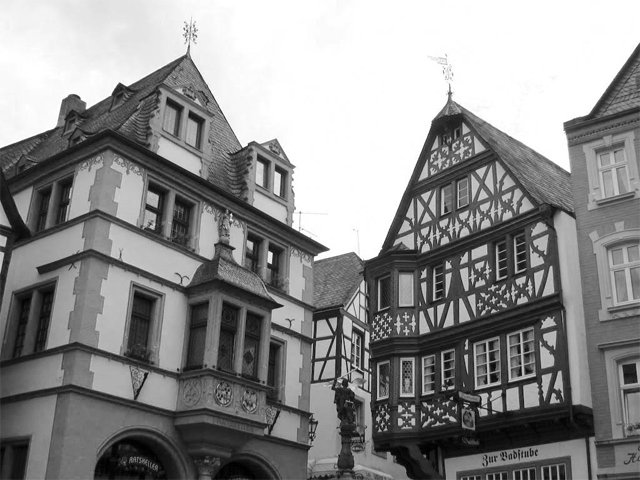
#> input picture Pixels Based/Python_version/ville.png, 640 x 480 px
$ python -i PixelBased.py   (imports and definitions only)   (Python 2 division)
#> lines starting #> are read from the running program, lines starting #| are printed output that depends on the picture; after the words box and inside, x2 and y2 are one past the last pixel; in counts of white or black regions, pixels touching at a corner belong together
### Pixels Based/Python_version/affichage.py
from random import random

import matplotlib.pyplot as plt
from matplotlib import gridspec

gs = gridspec.GridSpec(3,2)

plt.figure(figsize=(10,10))
plt.subplots_adjust(
    bottom =0.05,top = 0.95,
    left  = 0.05 ,right = 0.95,
    wspace = 0.2,hspace = 0.3)

ax1 = plt.subplot(gs[2,:])
ax2 = plt.subplot(gs[:2,0])
ax3 = plt.subplot(gs[:2,1])

x = range(255)

def affh(h1,s):
 x = range(len(h1))
 for i in range(0,s):
  ax1.axvline(i, linewidth=6, color='black')

 ax1.set_xlim(0,255)
 ax1.set_ylim(0,max(h1)+max(h1)/100)


 ax1.plot(x,h1,linewidth=4,color='#ff4444')

 ax1.axvline(s,linestyle='dashed',linewidth=6,color='#00ff7f')

 ax1.set_title('histogramme : '+' ( seuille='+str(s)+')', color='#00ff00',fontsize=18,fontweight='bold')

 plt.show()

# [28 lines left out: function affh_multis, not called in this run]
 #plt.legend()


def afficheImage(img1,img2):
    ax2.imshow(img1,cmap='gray', vmin = 0, vmax = 255,aspect='auto')
    ax2.set_title('image avant',color='#00ff00',fontsize=18,fontweight='bold')

    ax3.imshow(img2,cmap='gray', vmin = 0, vmax = 255,aspect='auto')
    ax3.set_title('image apres',color='#00ff00',fontsize=18,fontweight='bold')

### Pixels Based/Python_version/PixelBased.py
import Image
import affichage
import cv2
import sys

def binarisation(s,img):
    pixels = list(img.getdata())
    for i in range(len(pixels)):
        if pixels[i]<=s :
         pixels[i]=0
        else:
         pixels[i]=255

    img1 = Image.new('L', img.size)
    img1.putdata(pixels)
    return img1


def hisogramme (img):
    global n,h,pixels
    pixels = list(img.getdata())
    n=len(pixels)
    for i in range(len(pixels)):
        h[pixels[i]] += 1

    return h

def calculedeP():
  global p,h,n
  for i in range(len(h)) :
      p[i]=(float(h[i])/float(n))

def W(deb,fin):
    somme=0.0
    for i in range(deb,fin):
      somme+=p[i]

    return somme

def U(deb, fin):
    u=0.0
    wa=W(deb,fin)

    if wa==0.0 :return 0

    for i in range(deb,fin):
      u+=(i*p[i])

    return u/wa

def var(deb,fin):
   return W(deb,fin)*((U(deb,fin)-UT)**2)


n=0
h = [0.0] * 256
p=[0.0] * 256
UT=0.0
def otsu(img):
 global UT

 hisogramme (img)

 calculedeP()
 UT = 0.0
 for i in range(len(h)):
  UT+=i*p[i]

 s=1
 maxvar=0

 for i in range(1,256):
   sver=(var(0,i)+var(i,256))
   if(sver>=maxvar ):
       maxvar=sver
       s=i

 return s-1
# [49 lines left out: functions otsu1, threshold, histo_ranges, not called in this run]

def otsu_method ( lien ):
#> called with lien = 'ville.png'
    img = Image.open(lien).convert('L')
#> img is the input picture: PIL image 640x480 L; min 0, max 255, mean 141.3
    img1 = cv2.imread(lien, 0)
    seuil_de_cv, imgf = cv2.threshold(img1, 0, 255, cv2.THRESH_BINARY + cv2.THRESH_OTSU)
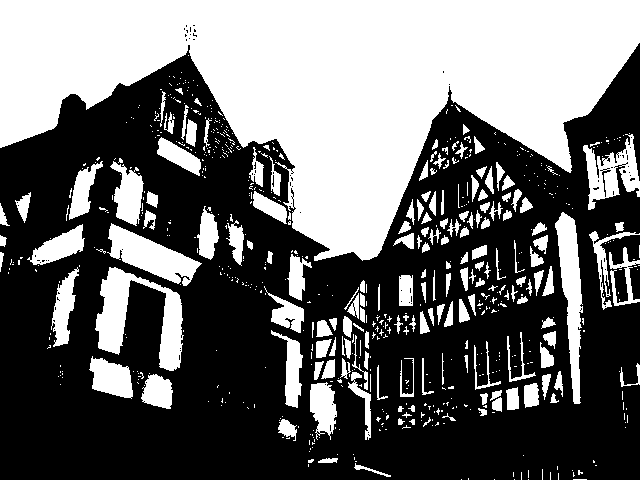
#> imgf: shape (480, 640); 41.7% white; 693 white regions (517 under 20 px), largest, box (x1, y1, x2, y2) and area: (0, 0, 640, 261) 87952, (95, 267, 184, 371) 3817, (555, 212, 583, 404) 2656
#> seuil_de_cv = 153
    print ('cv_res=', seuil_de_cv)
#| cv_res= 153.0

    T = otsu(img)
#> in hisogramme, `pixels = list(img.getdata())`: pixels = 307200 items
#> in hisogramme, `n=len(pixels)`: n = 307200
#> after the loop in hisogramme, `for i in range(len(pixels)):`: h = 256 values, max 50053 at index 255, min 19 at index 217, mean 1200
#> after the loop in calculedeP, `for i in range(len(h)) :`: p = 256 values, max 0.163 at index 255, min 6.18e-05 at index 217, mean 0.00391
#> the loop in otsu, `for i in range(len(h)):` made 256 passes
#> UT on passes 1 to 3: 0, 0.00029, 0.00131
#> after the loop in otsu, `for i in range(len(h)):`: UT = 141.3
#> the loop in otsu, `for i in range(1,256):` made 255 passes
#> (sver, maxvar) on passes 1 to 12: (3.32, 3.32), (9.03, 9.03), (18.96, 18.96), (30.46, 30.46), (43.09, 43.09), (58.17, 58.17), (72.46, 72.46), (87.45, 87.45), (104.5, 104.5), (123.8, 123.8), (144.8, 144.8), (168.4, 168.4)
#> T = 153
    print ('mon_res=', T)
#| mon_res= 153
    img1 = binarisation(T, img)
#> in binarisation, `pixels = list(img.getdata())`: pixels = 307200 items
#> in binarisation, `img1 = Image.new('L', img.size)`: img1: PIL image 640x480 L; every value is 0

    affichage.afficheImage(img, img1)
    affichage.affh(h, T)
#> in affh, `x = range(len(h1))`: x = 256 values from 0 to 255
#> in affh, `plt.show()`:
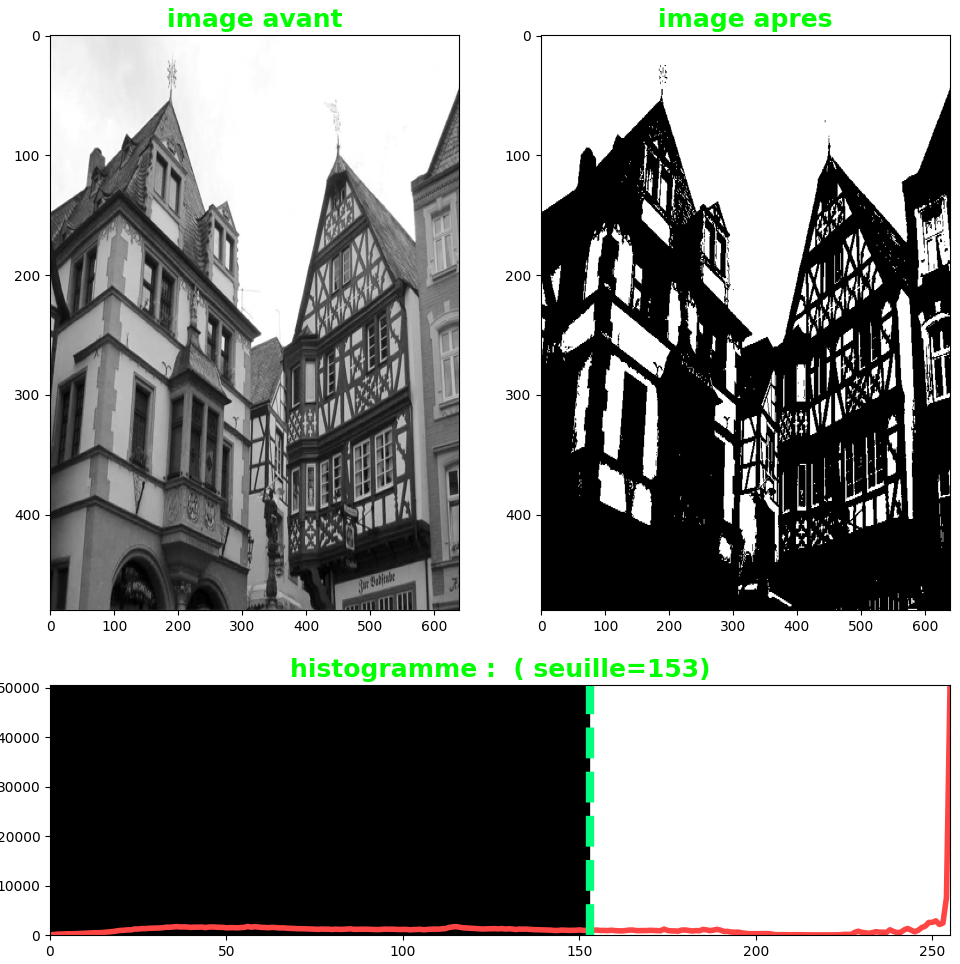
#> figure drawn by matplotlib, 3 panels
    img1.save('img_res.png','PNG')

lien=str(sys.argv[1])
ex=str(sys.argv[2])
# [7 lines not run here, left out]

>>> result = otsu_method('ville.png')
